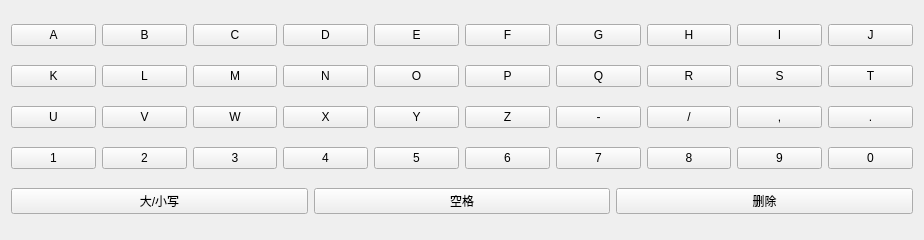
<?xml version="1.0" encoding="UTF-8"?>
<ui version="4.0">
 <class>KeyBoardForm</class>
 <widget class="QWidget" name="KeyBoardForm">
  <property name="geometry">
   <rect>
    <x>0</x>
    <y>0</y>
    <width>924</width>
    <height>240</height>
   </rect>
  </property>
  <property name="windowTitle">
   <string>Form</string>
  </property>
  <layout class="QGridLayout" name="gridLayout">
   <item row="0" column="0">
    <layout class="QHBoxLayout" name="horizontalLayout">
     <item>
      <widget class="QKeyBoardBtn" name="pushButton_A">
       <property name="text">
        <string>A</string>
       </property>
      </widget>
     </item>
     <item>
      <widget class="QKeyBoardBtn" name="pushButton_B">
       <property name="text">
        <string>B</string>
       </property>
      </widget>
     </item>
     <item>
      <widget class="QKeyBoardBtn" name="pushButton_C">
       <property name="text">
        <string>C</string>
       </property>
      </widget>
     </item>
     <item>
      <widget class="QKeyBoardBtn" name="pushButton_D">
       <property name="text">
        <string>D</string>
       </property>
      </widget>
     </item>
     <item>
      <widget class="QKeyBoardBtn" name="pushButton_E">
       <property name="text">
        <string>E</string>
       </property>
      </widget>
     </item>
     <item>
      <widget class="QKeyBoardBtn" name="pushButton_F">
       <property name="text">
        <string>F</string>
       </property>
      </widget>
     </item>
     <item>
      <widget class="QKeyBoardBtn" name="pushButton_G">
       <property name="text">
        <string>G</string>
       </property>
      </widget>
     </item>
     <item>
      <widget class="QKeyBoardBtn" name="pushButton_H">
       <property name="text">
        <string>H</string>
       </property>
      </widget>
     </item>
     <item>
      <widget class="QKeyBoardBtn" name="pushButton_I">
       <property name="text">
        <string>I</string>
       </property>
      </widget>
     </item>
     <item>
      <widget class="QKeyBoardBtn" name="pushButton_J">
       <property name="text">
        <string>J</string>
       </property>
      </widget>
     </item>
    </layout>
   </item>
   <item row="1" column="0">
    <layout class="QHBoxLayout" name="horizontalLayout_2">
     <item>
      <widget class="QKeyBoardBtn" name="pushButton_K">
       <property name="text">
        <string>K</string>
       </property>
      </widget>
     </item>
     <item>
      <widget class="QKeyBoardBtn" name="pushButton_L">
       <property name="text">
        <string>L</string>
       </property>
      </widget>
     </item>
     <item>
      <widget class="QKeyBoardBtn" name="pushButton_M">
       <property name="text">
        <string>M</string>
       </property>
      </widget>
     </item>
     <item>
      <widget class="QKeyBoardBtn" name="pushButton_N">
       <property name="text">
        <string>N</string>
       </property>
      </widget>
     </item>
     <item>
      <widget class="QKeyBoardBtn" name="pushButton_O">
       <property name="text">
        <string>O</string>
       </property>
      </widget>
     </item>
     <item>
      <widget class="QKeyBoardBtn" name="pushButton_P">
       <property name="text">
        <string>P</string>
       </property>
      </widget>
     </item>
     <item>
      <widget class="QKeyBoardBtn" name="pushButton_Q">
       <property name="text">
        <string>Q</string>
       </property>
      </widget>
     </item>
     <item>
      <widget class="QKeyBoardBtn" name="pushButton_R">
       <property name="text">
        <string>R</string>
       </property>
      </widget>
     </item>
     <item>
      <widget class="QKeyBoardBtn" name="pushButton_S">
       <property name="text">
        <string>S</string>
       </property>
      </widget>
     </item>
     <item>
      <widget class="QKeyBoardBtn" name="pushButton_T">
       <property name="text">
        <string>T</string>
       </property>
      </widget>
     </item>
    </layout>
   </item>
   <item row="2" column="0">
    <layout class="QHBoxLayout" name="horizontalLayout_3">
     <item>
      <widget class="QKeyBoardBtn" name="pushButton_U">
       <property name="text">
        <string>U</string>
       </property>
      </widget>
     </item>
     <item>
      <widget class="QKeyBoardBtn" name="pushButton_V">
       <property name="text">
        <string>V</string>
       </property>
      </widget>
     </item>
     <item>
      <widget class="QKeyBoardBtn" name="pushButton_W">
       <property name="text">
        <string>W</string>
       </property>
      </widget>
     </item>
     <item>
      <widget class="QKeyBoardBtn" name="pushButton_X">
       <property name="text">
        <string>X</string>
       </property>
      </widget>
     </item>
     <item>
      <widget class="QKeyBoardBtn" name="pushButton_Y">
       <property name="text">
        <string>Y</string>
       </property>
      </widget>
     </item>
     <item>
      <widget class="QKeyBoardBtn" name="pushButton_Z">
       <property name="text">
        <string>Z</string>
       </property>
      </widget>
     </item>
     <item>
      <widget class="QKeyBoardBtn" name="pushButton_GANG">
       <property name="text">
        <string>-</string>
       </property>
      </widget>
     </item>
     <item>
      <widget class="QKeyBoardBtn" name="pushButton_XIE">
       <property name="text">
        <string>/</string>
       </property>
      </widget>
     </item>
     <item>
      <widget class="QKeyBoardBtn" name="pushButton_DOU">
       <property name="text">
        <string>,</string>
       </property>
      </widget>
     </item>
     <item>
      <widget class="QKeyBoardBtn" name="pushButton_POINT">
       <property name="text">
        <string>.</string>
       </property>
      </widget>
     </item>
    </layout>
   </item>
   <item row="3" column="0">
    <layout class="QHBoxLayout" name="horizontalLayout_4">
     <item>
      <widget class="QKeyBoardBtn" name="pushButton_1">
       <property name="text">
        <string>1</string>
       </property>
      </widget>
     </item>
     <item>
      <widget class="QKeyBoardBtn" name="pushButton_2">
       <property name="text">
        <string>2</string>
       </property>
      </widget>
     </item>
     <item>
      <widget class="QKeyBoardBtn" name="pushButton_3">
       <property name="text">
        <string>3</string>
       </property>
      </widget>
     </item>
     <item>
      <widget class="QKeyBoardBtn" name="pushButton_4">
       <property name="text">
        <string>4</string>
       </property>
      </widget>
     </item>
     <item>
      <widget class="QKeyBoardBtn" name="pushButton_5">
       <property name="text">
        <string>5</string>
       </property>
      </widget>
     </item>
     <item>
      <widget class="QKeyBoardBtn" name="pushButton_6">
       <property name="text">
        <string>6</string>
       </property>
      </widget>
     </item>
     <item>
      <widget class="QKeyBoardBtn" name="pushButton_7">
       <property name="text">
        <string>7</string>
       </property>
      </widget>
     </item>
     <item>
      <widget class="QKeyBoardBtn" name="pushButton_8">
       <property name="text">
        <string>8</string>
       </property>
      </widget>
     </item>
     <item>
      <widget class="QKeyBoardBtn" name="pushButton_9">
       <property name="text">
        <string>9</string>
       </property>
      </widget>
     </item>
     <item>
      <widget class="QKeyBoardBtn" name="pushButton_0">
       <property name="text">
        <string>0</string>
       </property>
      </widget>
     </item>
    </layout>
   </item>
   <item row="4" column="0">
    <layout class="QHBoxLayout" name="horizontalLayout_5">
     <item>
      <widget class="QKeyBoardBtn" name="pushButton_CAP">
       <property name="text">
        <string>大/小写</string>
       </property>
      </widget>
     </item>
     <item>
      <widget class="QKeyBoardBtn" name="pushButton_BANK">
       <property name="text">
        <string>空格</string>
       </property>
      </widget>
     </item>
     <item>
      <widget class="QKeyBoardBtn" name="pushButton_DEL">
       <property name="text">
        <string>删除</string>
       </property>
      </widget>
     </item>
    </layout>
   </item>
  </layout>
 </widget>
 <customwidgets>
  <customwidget>
   <class>QKeyBoardBtn</class>
   <extends>QPushButton</extends>
   <header location="global">qkeyboardbtn.h</header>
  </customwidget>
 </customwidgets>
 <resources/>
 <connections/>
</ui>
